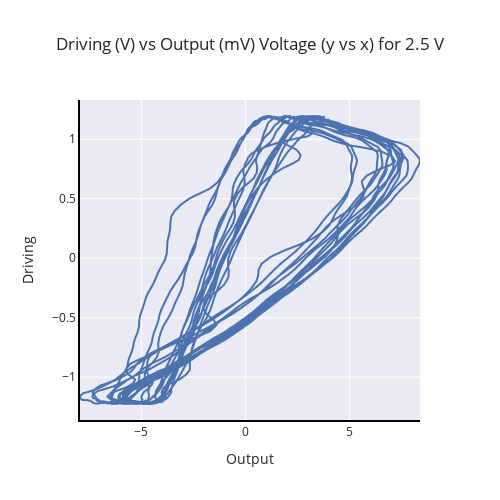

Here is the notebook cell this chart was saved with:
### Code cell
get_plot(file_path_ls_2[10], folders[10]) #

### Figure 1 — Plotly figure (JSON) as saved in the notebook; plotly's stock layout.template omitted (floating-point values rounded to 4 significant figures; data arrays with more than 128 entries replaced by an {"elided": "..."} marker saying what was removed)
{"data": [{"hovertemplate": "Output=%{x}<br>Driving=%{y}<extra></extra>", "legendgroup": "", "line": {"color": "rgb(76,114,176)", "dash": "solid"}, "mode": "lines", "name": "", "showlegend": false, "type": "scattergl", "x": {"elided": "2016 float values"}, "xaxis": "x", "y": {"elided": "2016 float values"}, "yaxis": "y"}], "layout": {"height": 500, "legend": {"tracegroupgap": 0}, "title": {"text": "Driving (V) vs Output (mV) Voltage (y vs x) for 2.5 V"}, "width": 500, "xaxis": {"anchor": "y", "domain": [0, 1], "linecolor": "black", "linewidth": 2, "showline": true, "title": {"text": "Output"}}, "yaxis": {"anchor": "x", "domain": [0, 1], "linecolor": "black", "linewidth": 2, "showline": true, "title": {"text": "Driving"}}}}
